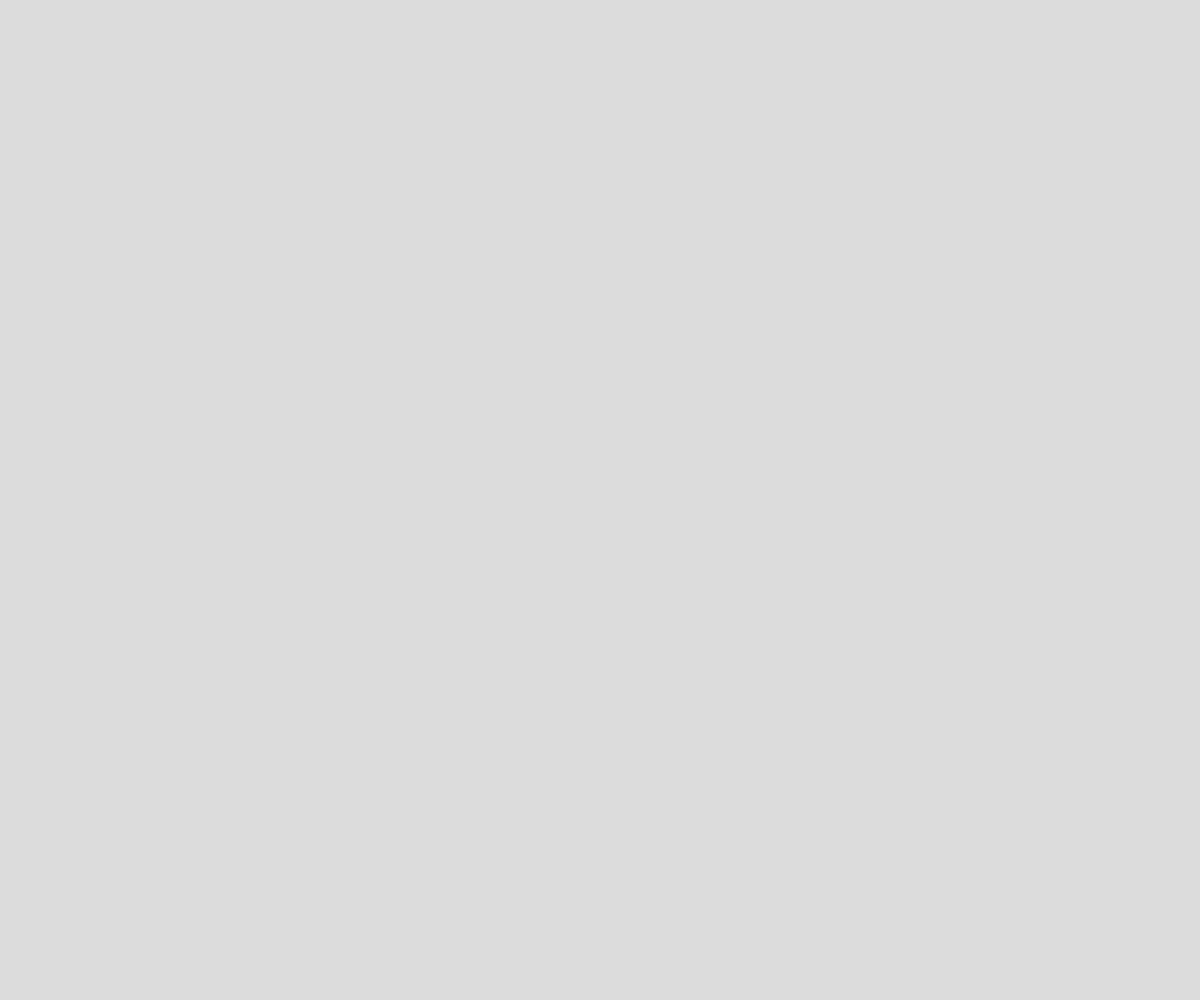
Frame 1 (no input)
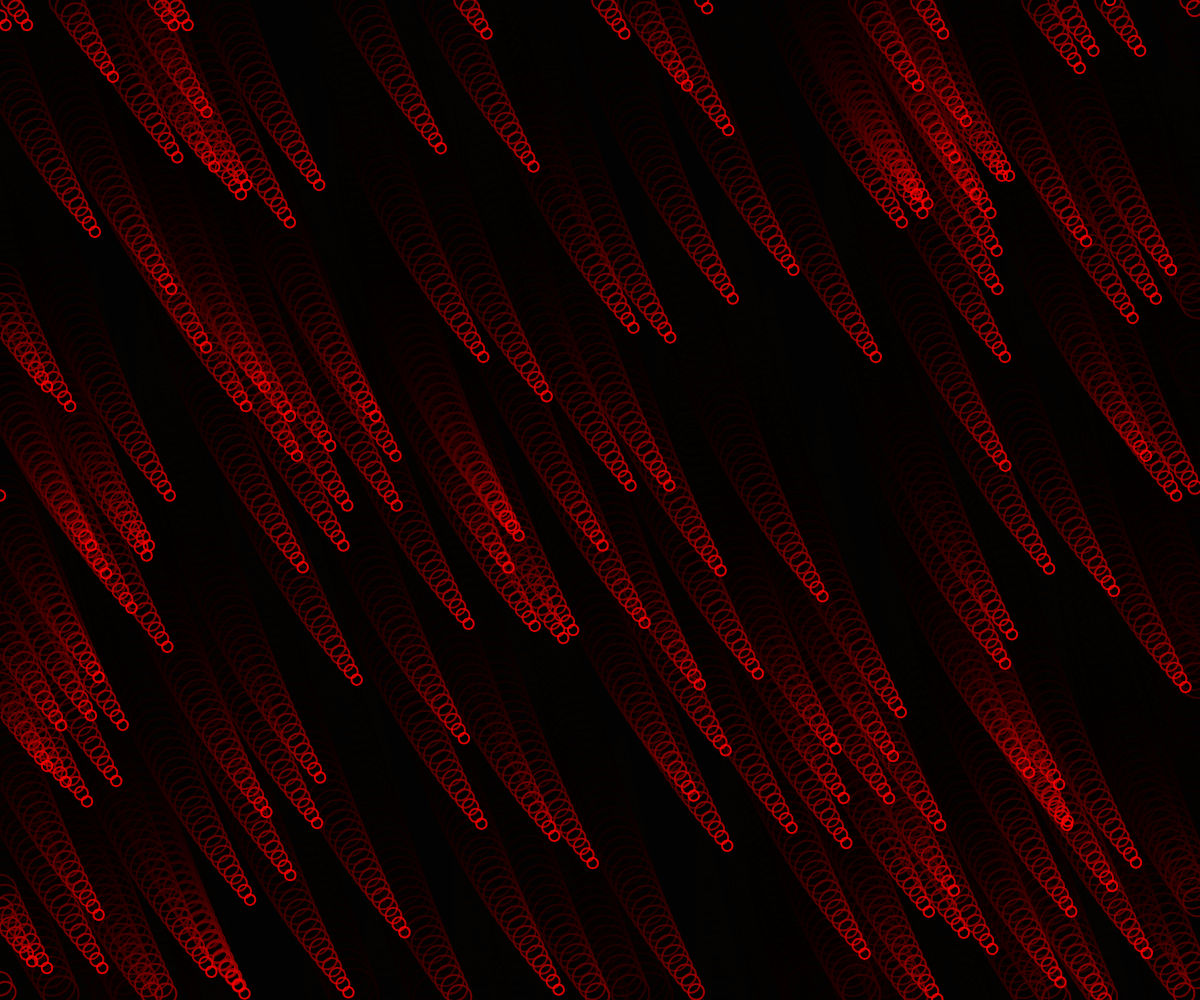
Frame 60 (no input)
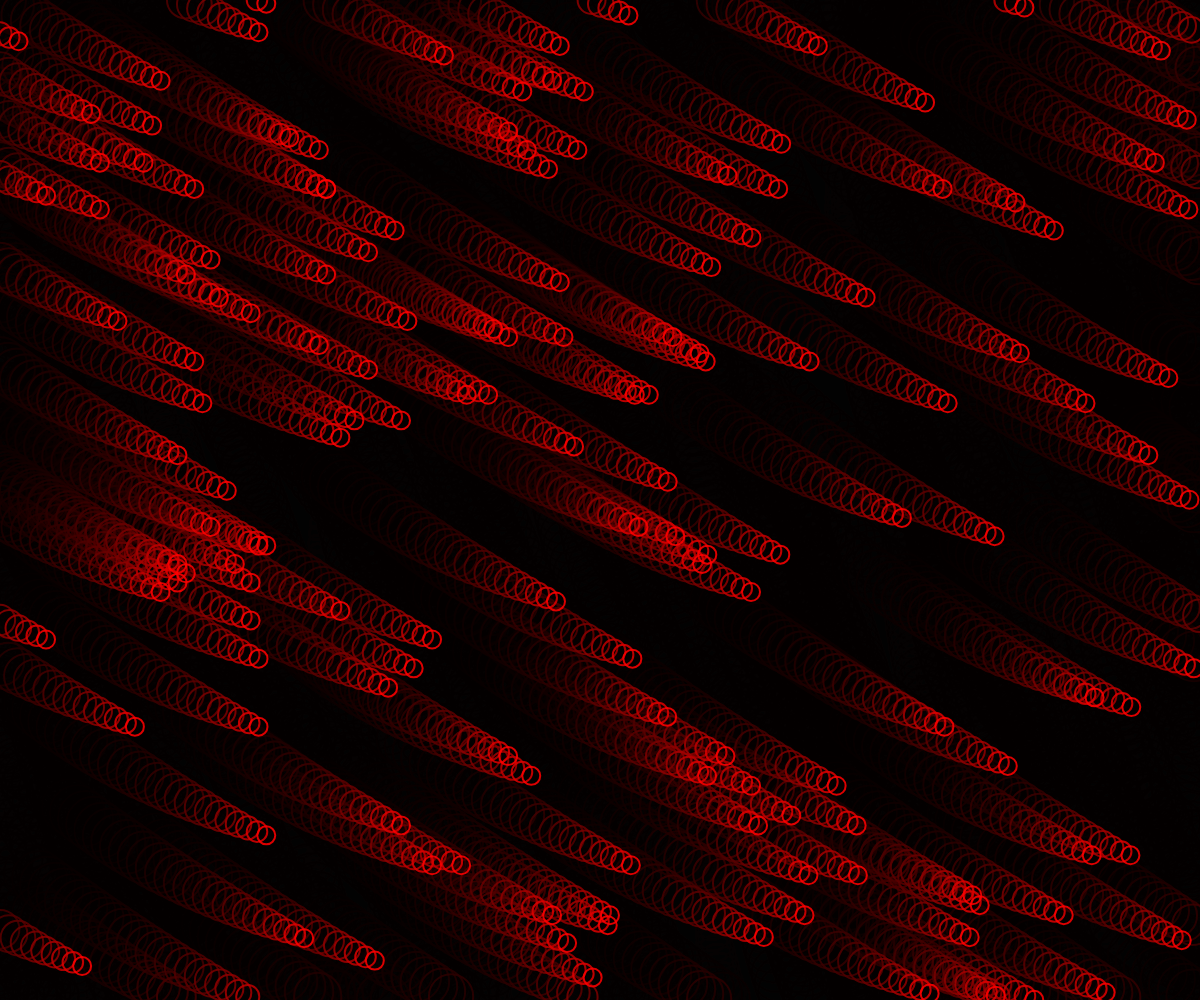
Frame 120 (the mouse pressed at the canvas centre since frame 60)

The p5.js sketch that drew these frames (run headless with seeded random() and noise() and a simulated clock; from frame 60 on, the mouse is pressed at the canvas centre):

// p5.js sketch
// ── sketch.js
let angle = 0; //angolo scale
let angle2 = 0; //angolo move
let diameter = 55; //diametro dell'oggetto palletta

let pallette = []; //array degli oggetti palletta

function setup() {
  createCanvas(windowWidth, windowHeight);
  for (let i = 0; i < 150; i++) {
    //numero di pallette
    let x = random(width);
    let y = random(height);
    pallette[i] = new Palletta(x, y);
  }
}

function draw() {
  background(0, 35);

  for (let i = 0; i < pallette.length; i++) {
    pallette[i].scale();
    pallette[i].move();
    pallette[i].border();
    pallette[i].show();
  }
  angle += 0.05; //velocità scale
  angle2 += 0.01; //velocità move (arco del movimento)
}

// ── Palletta.js
class Palletta {
    constructor(x, y) {
      this.x = x;
      this.y = y;
    }
  
    scale() {
      this.d = sin(angle) * diameter;
    }
  
    move() {
      this.x = this.x + sin(angle2) * 10;
      this.y = this.y + cos(angle2) * 10;
    }
  
    show() {
      stroke(255, 0, 0, 220); //colore palletta
      strokeWeight(2);
      noFill();
      ellipse(this.x, this.y, this.d, this.d);
    }
  
    border() {
      if (this.x > windowWidth) {
        this.x = 0;
      } else {
        this.x = this.x;
      }
      if (this.x < 0) {
        this.x = windowWidth;
      } else {
        this.x = this.x;
      }
      if (this.y > windowHeight) {
        this.y = 0;
      } else {
        this.y = this.y;
      }
      if (this.y < 0) {
        this.y = windowHeight;
      } else {
        this.y = this.y;
      }
    }
  }
  
